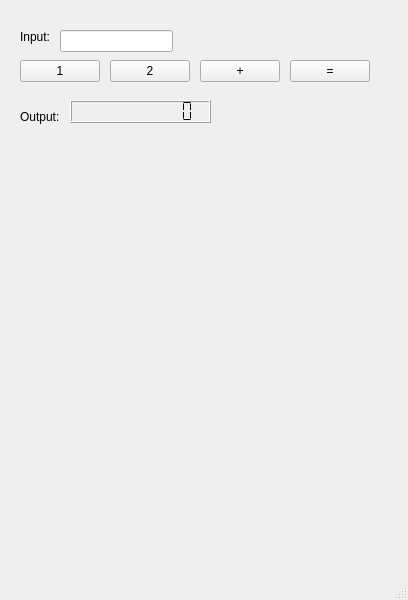
<?xml version="1.0" encoding="UTF-8"?>
<ui version="4.0">
 <class>MainWindow</class>
 <widget class="QMainWindow" name="MainWindow">
  <property name="geometry">
   <rect>
    <x>0</x>
    <y>0</y>
    <width>408</width>
    <height>600</height>
   </rect>
  </property>
  <property name="windowTitle">
   <string>MainWindow</string>
  </property>
  <widget class="QWidget" name="centralwidget">
   <widget class="QLineEdit" name="input_text">
    <property name="geometry">
     <rect>
      <x>60</x>
      <y>30</y>
      <width>113</width>
      <height>22</height>
     </rect>
    </property>
   </widget>
   <widget class="QPushButton" name="button_1">
    <property name="geometry">
     <rect>
      <x>20</x>
      <y>60</y>
      <width>80</width>
      <height>22</height>
     </rect>
    </property>
    <property name="text">
     <string>1</string>
    </property>
   </widget>
   <widget class="QPushButton" name="button_2">
    <property name="geometry">
     <rect>
      <x>110</x>
      <y>60</y>
      <width>80</width>
      <height>22</height>
     </rect>
    </property>
    <property name="text">
     <string>2</string>
    </property>
   </widget>
   <widget class="QPushButton" name="button_plus">
    <property name="geometry">
     <rect>
      <x>200</x>
      <y>60</y>
      <width>80</width>
      <height>22</height>
     </rect>
    </property>
    <property name="text">
     <string>+</string>
    </property>
   </widget>
   <widget class="QLabel" name="input_label">
    <property name="geometry">
     <rect>
      <x>20</x>
      <y>30</y>
      <width>57</width>
      <height>14</height>
     </rect>
    </property>
    <property name="text">
     <string>Input:</string>
    </property>
   </widget>
   <widget class="QLabel" name="output_label">
    <property name="geometry">
     <rect>
      <x>20</x>
      <y>110</y>
      <width>57</width>
      <height>14</height>
     </rect>
    </property>
    <property name="text">
     <string>Output:</string>
    </property>
   </widget>
   <widget class="QLCDNumber" name="output_lcd">
    <property name="geometry">
     <rect>
      <x>70</x>
      <y>100</y>
      <width>141</width>
      <height>23</height>
     </rect>
    </property>
    <property name="smallDecimalPoint">
     <bool>true</bool>
    </property>
    <property name="digitCount">
     <number>9</number>
    </property>
    <property name="segmentStyle">
     <enum>QLCDNumber::SegmentStyle::Flat</enum>
    </property>
    <property name="value" stdset="0">
     <double>0.000000000000000</double>
    </property>
    <property name="intValue" stdset="0">
     <number>0</number>
    </property>
   </widget>
   <widget class="QPushButton" name="button_equal">
    <property name="geometry">
     <rect>
      <x>290</x>
      <y>60</y>
      <width>80</width>
      <height>22</height>
     </rect>
    </property>
    <property name="text">
     <string>=</string>
    </property>
   </widget>
  </widget>
  <widget class="QMenuBar" name="menubar">
   <property name="geometry">
    <rect>
     <x>0</x>
     <y>0</y>
     <width>408</width>
     <height>30</height>
    </rect>
   </property>
  </widget>
  <widget class="QStatusBar" name="statusbar"/>
 </widget>
 <resources/>
 <connections/>
</ui>
